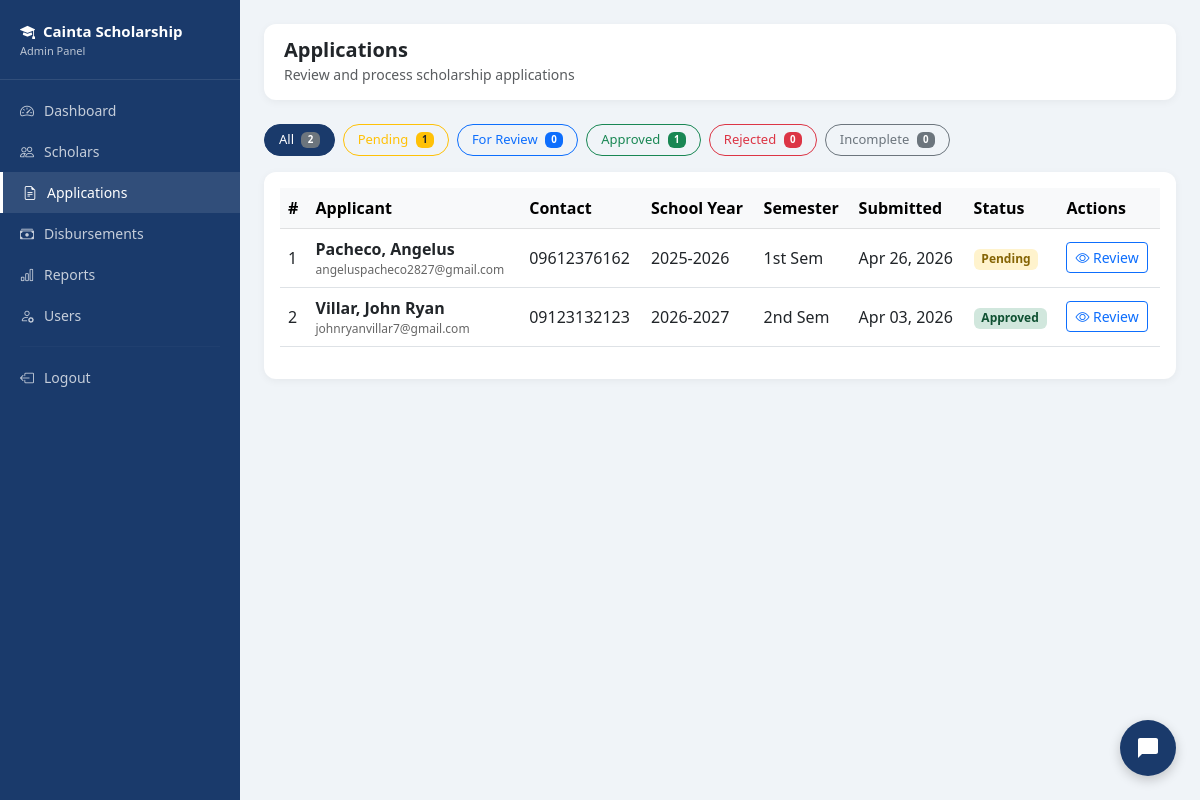
Before: /admin/applications.php (signed in) with the older database file.
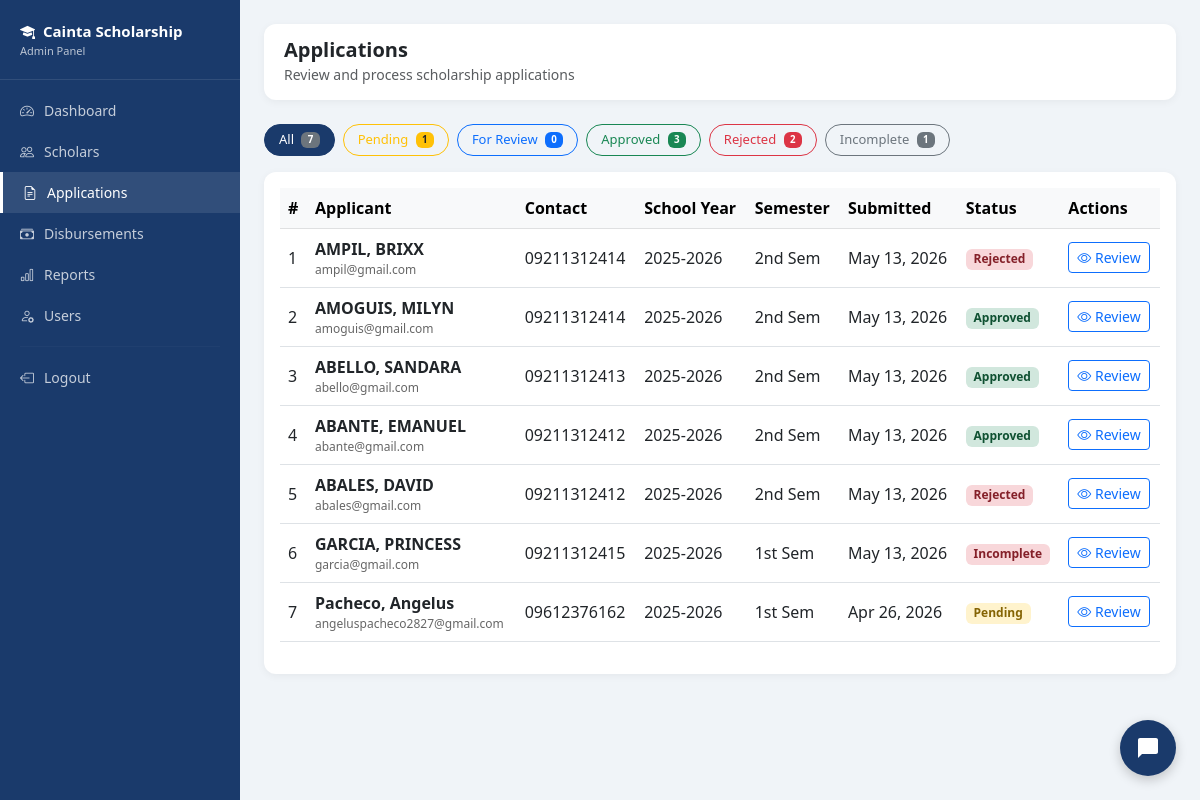
After: the same page with the newer database file.
### tables this page shows
CREATE TABLE `applications` (
  `application_id` int(11) NOT NULL,
  `scholar_id` int(11) NOT NULL,
  `school_year` varchar(20) DEFAULT NULL,
  `semester` enum('1st','2nd') DEFAULT NULL,
  `gwa` decimal(4,2) DEFAULT NULL,
  `monthly_income` decimal(10,2) DEFAULT NULL,
  `status` enum('pending','for_review','approved','rejected','incomplete') DEFAULT 'pending',
  `remarks` text DEFAULT NULL,
  `submitted_at` timestamp NOT NULL DEFAULT current_timestamp(),
  `father_name` varchar(100) DEFAULT NULL,
  `father_occupation` varchar(100) DEFAULT NULL,
  `mother_name` varchar(100) DEFAULT NULL,
  `mother_occupation` varchar(100) DEFAULT NULL
);

CREATE TABLE `students` (
  `student_id` int(11) NOT NULL,
  `first_name` varchar(50) NOT NULL,
  `last_name` varchar(50) NOT NULL,
  `middle_name` varchar(50) DEFAULT NULL,
  `email` varchar(100) NOT NULL,
  `password` varchar(255) NOT NULL,
  `contact_no` varchar(20) DEFAULT NULL,
  `address` text DEFAULT NULL,
  `barangay` varchar(100) DEFAULT NULL,
  `birthdate` date DEFAULT NULL,
  `gender` enum('Male','Female') DEFAULT NULL,
  `is_active` tinyint(4) DEFAULT 1,
  `created_at` timestamp NOT NULL DEFAULT current_timestamp(),
  `is_archived` tinyint(4) DEFAULT 0,
  `archived_at` timestamp NULL DEFAULT NULL,
  `archive_reason` varchar(255) DEFAULT NULL
);

### admin/applications.php (the view, shortened to what the changed rows need)
<?php
require_once '../includes/db.php';
$filter = $_GET['filter'] ?? 'all';
if($filter != 'all') {
    $stmt = $pdo->prepare("
        SELECT a.*, s.first_name, s.last_name, s.email, s.contact_no
        FROM applications a
        JOIN students s ON a.scholar_id = s.student_id
        WHERE a.status = ?
        ORDER BY a.submitted_at DESC
    ");
    $stmt->execute([$filter]);
} else {
    $stmt = $pdo->query("
        SELECT a.*, s.first_name, s.last_name, s.email, s.contact_no
        FROM applications a
        JOIN students s ON a.scholar_id = s.student_id
        ORDER BY a.submitted_at DESC
    ");
}
$applications = $stmt->fetchAll();
$counts = $pdo->query("SELECT status, COUNT(*) as cnt FROM applications GROUP BY status")->fetchAll(PDO::FETCH_KEY_PAIR);
?>
<!DOCTYPE html>
<html lang="en">
<head>
    <link href="https://cdn.jsdelivr.net/npm/bootstrap@5.3.0/dist/css/bootstrap.min.css" rel="stylesheet">
    <link href="https://cdn.jsdelivr.net/npm/bootstrap-icons@1.10.0/font/bootstrap-icons.css" rel="stylesheet">
</head>
<body>
<div class="main-content">
    <div class="mb-3 d-flex gap-2 flex-wrap">
        <a href="applications.php" class="btn btn-outline-secondary filter-btn <?= $filter=='all'?'active':'' ?>">
            All <span class="badge bg-secondary ms-1"><?= array_sum($counts) ?></span>
        </a>
        <a href="applications.php?filter=approved" class="btn btn-outline-success filter-btn <?= $filter=='approved'?'active':'' ?>">
            Approved <span class="badge bg-success ms-1"><?= $counts['approved'] ?? 0 ?></span>
        </a>
        <a href="applications.php?filter=rejected" class="btn btn-outline-danger filter-btn <?= $filter=='rejected'?'active':'' ?>">
            Rejected <span class="badge bg-danger ms-1"><?= $counts['rejected'] ?? 0 ?></span>
        </a>
        <a href="applications.php?filter=incomplete" class="btn btn-outline-secondary filter-btn <?= $filter=='incomplete'?'active':'' ?>">
            Incomplete <span class="badge bg-secondary ms-1"><?= $counts['incomplete'] ?? 0 ?></span>
        </a>
    </div>
    <div class="card">
        <div class="card-body">
            <div class="table-responsive">
                <table class="table table-hover align-middle">
                    <thead class="table-light">
                        <tr>
                            <th>#</th>
                            <th>Applicant</th>
                            <th>Contact</th>
                            <th>School Year</th>
                            <th>Semester</th>
                            <th>Submitted</th>
                            <th>Status</th>
                            <th>Actions</th>
                        </tr>
                    </thead>
                    <tbody>
                        <?php if(empty($applications)): ?>
                        <tr>
                            <td colspan="8" class="text-center text-muted py-4">
                                <i class="bi bi-file-earmark fs-3 d-block mb-2"></i>
                                No applications found.
                            </td>
                        </tr>
                        <?php else: ?>
                        <?php foreach($applications as $i => $app): ?>
                        <tr>
                            <td><?= $i + 1 ?></td>
                            <td>
                                <strong><?= htmlspecialchars($app['last_name'] . ', ' . $app['first_name']) ?></strong>
                                <div style="font-size:12px; color:#666;"><?= htmlspecialchars($app['email']) ?></div>
                            </td>
                            <td><?= htmlspecialchars($app['contact_no']) ?></td>
                            <td><?= $app['school_year'] ?></td>
                            <td><?= $app['semester'] ?> Sem</td>
                            <td><?= date('M d, Y', strtotime($app['submitted_at'])) ?></td>
                            <td>
                                <span class="badge badge-<?= $app['status'] ?>">
                                    <?= ucfirst(str_replace('_', ' ', $app['status'])) ?>
                                </span>
                            </td>
                            <td>
                                <button class="btn btn-sm btn-outline-primary"
                                    onclick="viewApplication(<?= htmlspecialchars(json_encode($app)) ?>)">
                                    <i class="bi bi-eye"></i> Review
                                </button>
                            </td>
                        </tr>
                        <?php endforeach; ?>
                        <?php endif; ?>
                    </tbody>
                </table>
            </div>
        </div>
    </div>
</div>
</body>
</html>

Changed rows visible on the page:
removed applications: students.last_name+first_name "Villar, John Ryan", students.email "johnryanvillar7@gmail.com", students.contact_no "09123132123", school_year "2026-2027", semester "2nd", submitted_at "Apr 03, 2026", status "Approved"
added applications: students.last_name+first_name "AMPIL, BRIXX", students.email "ampil@gmail.com", students.contact_no "09211312414", school_year "2025-2026", semester "2nd", submitted_at "May 13, 2026", status "Rejected"
added applications: students.last_name+first_name "AMOGUIS, MILYN", students.email "amoguis@gmail.com", students.contact_no "09211312414", school_year "2025-2026", semester "2nd", submitted_at "May 13, 2026", status "Approved"
added applications: students.last_name+first_name "ABELLO, SANDARA", students.email "abello@gmail.com", students.contact_no "09211312413", school_year "2025-2026", semester "2nd", submitted_at "May 13, 2026", status "Approved"
added applications: students.last_name+first_name "ABANTE, EMANUEL", students.email "abante@gmail.com", students.contact_no "09211312412", school_year "2025-2026", semester "2nd", submitted_at "May 13, 2026", status "Approved"
added applications: students.last_name+first_name "ABALES, DAVID", students.email "abales@gmail.com", students.contact_no "09211312412", school_year "2025-2026", semester "2nd", submitted_at "May 13, 2026", status "Rejected"
added applications: students.last_name+first_name "GARCIA, PRINCESS", students.email "garcia@gmail.com", students.contact_no "09211312415", school_year "2025-2026", semester "1st", submitted_at "May 13, 2026", status "Incomplete"
Other visible differences:
array_sum($counts): "2" → "7"
$counts['approved']: "1" → "3"
$counts['rejected']: "0" → "2"
$counts['incomplete']: "0" → "1"
